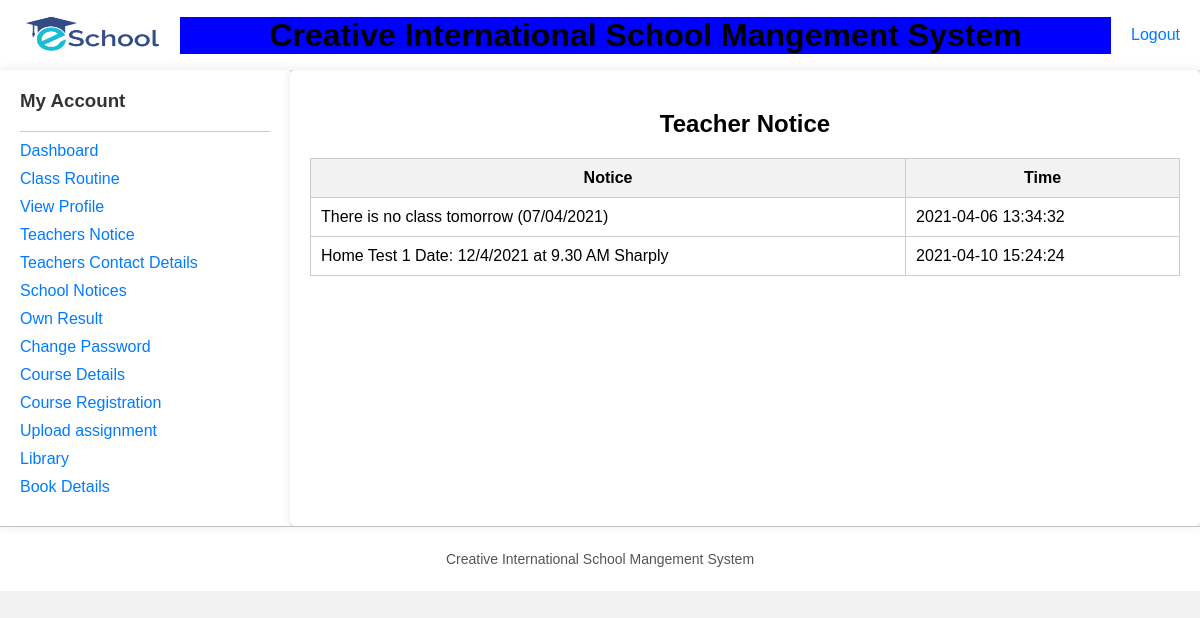
Screenshot of /School-management-system-main/School-management-system-main/student/view/teachernotice.php (signed in) with the database file from the repository.
### tables this page shows
CREATE TABLE `notice` (
  `id` int(3) NOT NULL,
  `notice` varchar(500) NOT NULL,
  `time` timestamp NOT NULL DEFAULT current_timestamp()
);

### School-management-system-main/School-management-system-main/student/model/DatabaseConnection.php (called while the page is built, shortened)
<?php
	  function getAllNotice(){
		$conn = getConnection();
		$sql = "select * from notice";
		$result = mysqli_query($conn, $sql);
		$users =[];
		while($row = mysqli_fetch_assoc($result)){
			array_push($users, $row);
		}
		return $users;
	}
?>

### School-management-system-main/School-management-system-main/student/view/teachernotice.php (the view, shortened to what this page needs)
<?php
include('header.php');
require_once('../model/DatabaseConnection.php');
$GetNotice = getAllNotice();
?>
<!DOCTYPE html>
<html lang="en" dir="ltr">
<head>
</head>
<body>
  <div class="container">
    <?php include('sideBar.php'); ?>
    <div class="main-content">
      <center><h2>Teacher Notice</h2></center>
      <?php if (!empty($GetNotice)) : ?>
        <table>
          <tr>
            <th>Notice</th>
            <th>Time</th>
          </tr>
          <?php foreach ($GetNotice as $notice) : ?>
            <tr>
              <td><?=$notice['notice']?></td>
              <td><?=$notice['time']?></td>
            </tr>
          <?php endforeach; ?>
        </table>
      <?php else : ?>
        <p>No notices available.</p>
      <?php endif; ?>
    </div>
  </div>
  <?php include('footer.php'); ?>
</body>
</html>

### School-management-system-main/School-management-system-main/student/view/header.php (style rules this page uses)
body { font-family: Arial, sans-serif; margin: 0; padding: 0; background-color: #f2f2f2; }

### School-management-system-main/School-management-system-main/student/view/teachernotice.php (style rules this page uses)
body { font-family: Arial, sans-serif; margin: 0; padding: 0; background-color: #f2f2f2; }
.container { display: flex; }
.main-content { flex-grow: 1; padding: 20px; background-color: #fff; box-shadow: 0 0 10px rgba(0, 0, 0, 0.1); border-radius: 5px; }
.main-content h2 { margin-bottom: 20px; }
table { width: 100%; border-collapse: collapse; }
th, td { padding: 10px; border: 1px solid #ccc; }
th { background-color: #f2f2f2; font-weight: bold; }

### School-management-system-main/School-management-system-main/student/view/sideBar.php (style rules this page uses)
body { font-family: Arial, sans-serif; margin: 0; padding: 0; background-color: #f2f2f2; }

### School-management-system-main/School-management-system-main/student/view/footer.php (style rules this page uses)
body { font-family: Arial, sans-serif; margin: 0; padding: 0; background-color: #f2f2f2; }

### rows the page displays
notice: notice "There is no class tomorrow (07/04/2021)", time "2021-04-06 13:34:32"
notice: notice "Home Test 1 Date: 12/4/2021 at 9.30 AM Sharply", time "2021-04-10 15:24:24"
